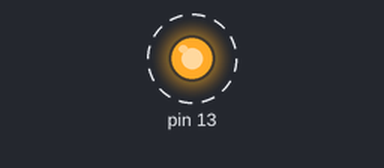
Bench run of a sketch on a simulated Arduino Uno, built with avr-gcc and run on an emulated ATmega328P. Parts: output pins drawn as LEDs (lit = HIGH). Dashed ring = blinking.

Above: at 0.2 s.
Timing chart, 0 to 3.0 s (numbered marks = the images above):
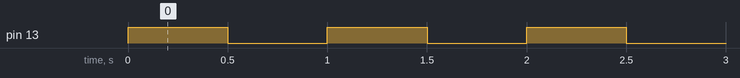

The sketch:

005_basic_led_blink.ino
```cpp
// (licence header left out)
#include <stdint.h>

/**
 * The instance of this class can control single LED.
 * - on, off, toggle (any digital pin)
 * - brightness (only PWM pins; i.e. for Arduino Uno: 3, 5, 6, 9, 10, 11)
 */
class BasicLed {
public:
  BasicLed(uint8_t pin): pin_(pin) {
    pinMode(pin, OUTPUT);
  }
  void on(void) {
    digitalWrite(pin_, HIGH);
  }
  void off(void) {
    digitalWrite(pin_, LOW);
  }
  void toggle(void) {
    digitalWrite(pin_, !digitalRead(pin_));
  }
  void setBrightness(uint8_t value) {
    analogWrite(pin_, value);
  }
private:
  uint8_t pin_;
}; /* End of class BasicLed */

BasicLed led(13);

void setup() {
  // do nothing
}

void loop() {
  while (1) {
    led.toggle();
    delay(500); // wait 0.5s
  }
}
```

Measured:
- by itself, pin 13: alternates HIGH for 0.50 s and LOW for 0.50 s
